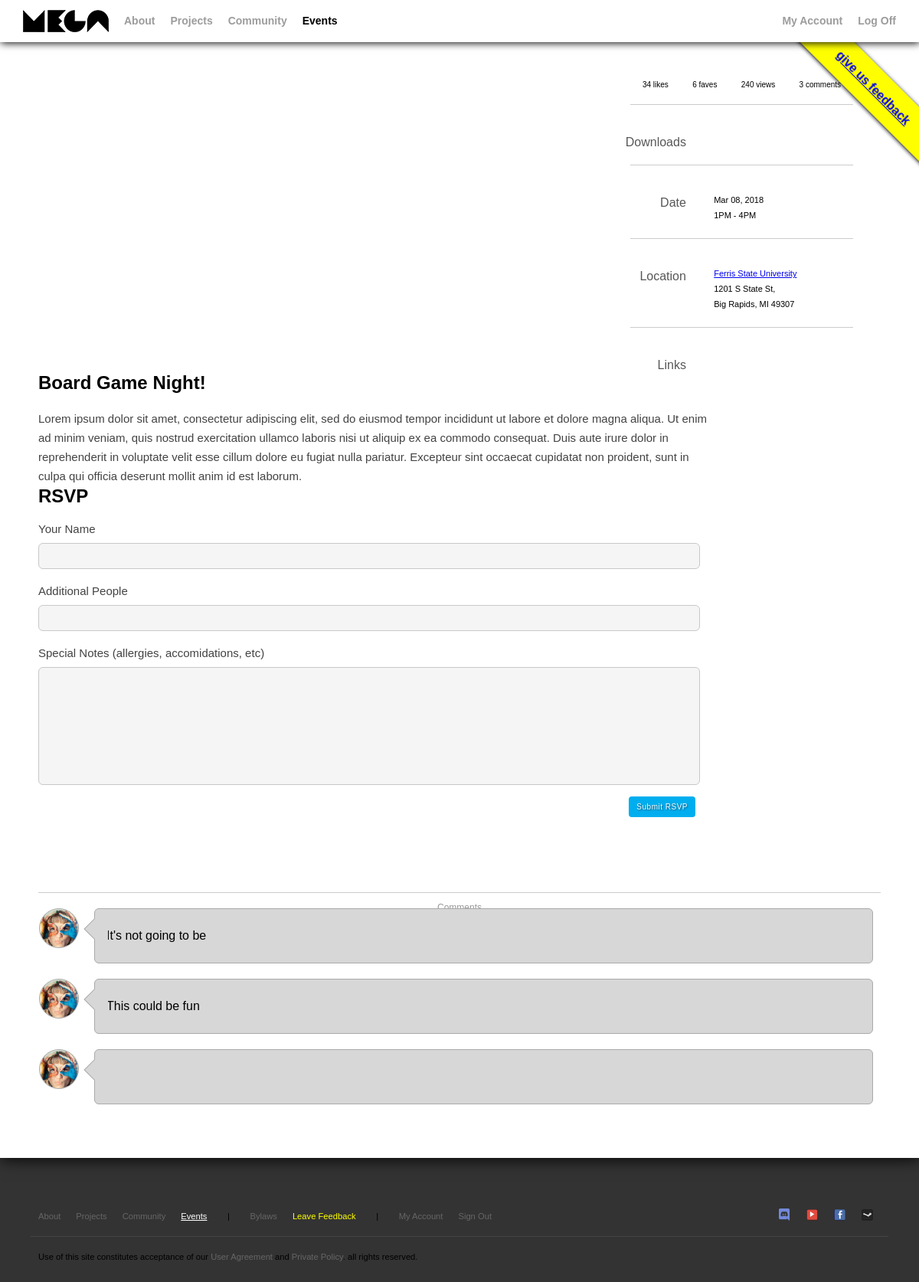
Screenshot of /event.php?id=4 (signed in) with the database file from the repository.
### tables this page shows
CREATE TABLE `events` (
  `id` int(11) NOT NULL,
  `date_start` datetime NOT NULL,
  `date_end` datetime NOT NULL,
  `title` varchar(64) NOT NULL,
  `description` text NOT NULL,
  `location` varchar(128) NOT NULL,
  `location_link` varchar(128) NOT NULL,
  `address` varchar(128) NOT NULL,
  `city_state_zip` varchar(128) NOT NULL,
  `image` varchar(255) NOT NULL
);

CREATE TABLE `comments_events` (
  `id` int(11) NOT NULL,
  `event_id` int(11) NOT NULL,
  `user_id` int(11) NOT NULL,
  `date_posted` datetime NOT NULL DEFAULT CURRENT_TIMESTAMP,
  `comment` text NOT NULL
);

### api/class.CoolDB.php (called while the page is built, shortened)
<?
class CoolDB {
    static $pdo;
    private $query = "";
    private $params = array();
    private $table;
    function connect(){
        if(empty(CoolDB::$pdo)) CoolDB::$pdo = new PDO(DB::HOST, DB::USER, DB::PASS);
        return CoolDB::$pdo ? true : false;
    }
    function clear(){
        $this->query = "";
        $this->params = array();
    }
    function table($table){
        $this->table = CoolDB::escapeField($table);
        return $this;
    }
    function select($fields = "*", bool $filterFields = true) {
        if($filterFields === true){
            if (is_string($fields)) $fields = CoolDB::escapeField($fields);
            if (empty($fields)) $fields = "*";
        }
        $this->query = "SELECT {$fields} FROM {$this->table}";
        return $this;
    }
    function where($conditions, $and = true){
        if(!empty($conditions)) {
            $this->query .= " WHERE ";
        }
        return $this;
    }
    private function fromConditions($conditions, $and = true) {
        $fields = [];
        foreach ($conditions as $field => $val) {
            $field = CoolDB::escapeField($field);
            if      ($val === null ) $fields []= " {$field} IS NULL ";
            elseif  ($val === true ) $fields []= " {$field} = TRUE ";
            elseif  ($val === false) $fields []= " {$field} = FALSE ";
            else {
                $fields []= " {$field} = ? ";
                $this->params []= $val;
            }
        }
        $glu = ($and == true) ? 'AND' : 'OR';
        $fields = implode($glu, $fields);
        $this->query .= "({$fields})";
    }
    function execute(){
        return $this->query($this->query, $this->params);
    }
    function query(string $query, array $params){
        $stmt = CoolDB::$pdo->prepare($query);
        $stmt->execute($params);
        $res = (array) $stmt->fetchAll(PDO::FETCH_ASSOC);
        return $res;
    }
    static function escapeField(string $string): string {
        $string = trim($string);
        if(preg_match('/^[a-zA-Z_][a-zA-Z0-9_]*$/', $string) === 0) return "";
        return "`{$string}`";
    }
}
?>

### api/class.User.php (called while the page is built, shortened)
<?
include_once "class.CoolDB.php";
class User {
    private static $current;
    private static function setCurrent(array $row){
        $user = $row;
        $uid = intval($user['id']);
        unset($user['hash']);
        User::$current = $user;
    }
    static function current(){
        if(!empty(User::$current)) return User::$current;
        if(array_key_exists('userid', $_SESSION)) {
            $id = intval($_SESSION['userid']);
            $db = new CoolDB();
            $res = $db->table('users')->select()->where(['id' => $id])->execute();
            if(count($res) > 0) {
                return User::$current;
            }
        }
        return null;
    }
    static function isLoggedIn():bool {
        $user = User::current();
        return (!empty($user));
    }
}
?>

### api/functions.php (called while the page is built, shortened)
<?
function get(string $str){
    if(array_key_exists($str, $_GET)) return $_GET[$str];
    return '';
}
?>

### event.php (the view, shortened to what this page needs)
<?
include_once "api/functions.php";
include_once "includes/templates.php";
include_once "api/class.CoolDB.php";
$db = new CoolDB();
$id = intval(get("id"));
$event_sql = "SELECT * FROM `events` WHERE `id` = ?";
$comment_sql = "SELECT * FROM `comments_events` WHERE `event_id` = ? ORDER BY `comments_events`.`date_posted` DESC";
$event = $db->query($event_sql, array($id));
$comments = $db->query($comment_sql, array($id));
$event = $event[0];
$sd = new DateTime($event["date_start"]);
$fsd = date_format($sd, 'M d, Y h:i');
$psd = date_parse($fsd);
$ed = new DateTime($event["date_end"]);
$fed = date_format($ed, 'M d, Y h:i');
$ped = date_parse($fed);
if($psd['year'] == $ped['year'] && $psd['month'] == $ped['month']&& $psd['day'] == $ped['day']) {
    $mdy = date_format($sd, 'M d, Y');
    $time = date_format($sd, 'gA')." - ".date_format($ed, 'gA');
} else if($psd['year'] == $ped['year'] && $psd['month'] == $ped['month']&& $psd['day'] != $ped['day']) {
    $mdy = date_format($sd, 'M d').' - '.date_format($ed, 'd').', '.date_format($sd, 'Y');
    $time = date_format($sd, 'gA')." - ".date_format($ed, 'gA');
} else if($psd['year'] == $ped['year'] && $psd['month'] != $ped['month']) {
    $mdy = date_format($sd, 'M d').' - '.date_format($ed, 'M d').', '.date_format($sd, 'Y');
    $time = date_format($sd, 'gA')." - ".date_format($ed, 'gA');
} else if($psd['year'] != $ped['year']) {
    $mdy = date_format($sd, 'M d, Y').' - '.date_format($ed, 'M d, Y');
    $time = date_format($sd, 'gA')." - ".date_format($ed, 'gA');
}
beginPage("events", "styles/event.css");
mainMenu();
?>
<div class="tray">
</div>
<div class="content">
    <aside>
        <div class="stats">
            <div>34 likes</div>
            <div>6 faves</div>
            <div>240 views</div>
            <div><?=count($comments)?> comments</div>
        </div>
        <div class="hr"></div>
        <div class="split">
            <div>Downloads</div>
        </div>
        <div class="hr"></div>
        <div class="split">
            <div>Date</div>
            <div>
                <ul>
                    <li><time><?=$mdy?></time></li>
                    <li><time><?=$time?></time></li>
                </ul>
            </div>
        </div>
        <div class="hr"></div>
        <div class="split">
            <div>Location</div>
            <div>
                <ul>
                    <?
                    if (empty($event['location_link'])) {
                        ?><li class="work"><?=$event['location']?></li><?
                    } else {
                         ?><li><a href="<?=$event['location_link']?>" class="work"><?=$event['location']?></a></li><?
                    }
                    ?>
                    <li><address><?=$event['address'].","?></address></li>
                    <li><address><?=$event['city_state_zip']?></address></li>
                </ul>
            </div>
        </div>
        <div class="hr"></div>
        <div class="split">
            <div>Links</div>
        </div>
    </aside>
    <section>
        <div class="description">
            <h1><?=$event["title"]?></h1>
            <article>
                <?=$event["description"]?>
            </article>
        </div>
    </section>
    <section>
        <div class="rsvp">
            <h1>RSVP</h1>
            <form>
                <div>
                    <h1>Your Name</h1>
                    <input type="text">
                </div>
                <div>
                    <h1>Additional People</h1>
                    <input type="text">
                </div>
                <div>
                    <h1>Special Notes (allergies, accomidations, etc)</h1>
                    <input type="text">
                </div>
                <div>
                    <button>Submit RSVP</button>
                </div>
            </form>
        </div>
    </section>
    <section>
        <div class="hr"><h3><span>Comments</span></h3></div>
        <?
        foreach ($comments as $comment) {
            comment($comment['comment']);
        }
        ?>
    </section>
</div>
<? endPage(); ?>

### includes/templates.php (shortened to what this page needs)
<?
include_once "api/class.User.php";
function beginPage(string $class = "", $css = null){
    if(is_string($css)) $css = array($css);
    ?><!doctype html><html lang="en-US">
    <head><link href="styles/main.css" rel="stylesheet">
    <? if(is_array($css)){
        foreach($css as $file){
            echo "<link href='{$file}' rel='stylesheet'>";
        }
    } ?>
    </head><body class="<? echo $class; ?>">
    <div id="bug-issues"><a href="https://github.com/nickworks/megaworks/issues" target="_blank">give us feedback</a></div>
<?}
function endPage(){
    $showProfile = User::isLoggedIn();
    ?><footer class="footer">
        <nav>
            <ul>
                <li><a class="about" href="about.php">About</a></li>
                <li><a class="projects" href="projects.php">Projects</a></li>
                <li><a class="talk" href="talk.php">Community</a></li>
                <li><a class="events" href="events.php">Events</a> </li>
                <li>|</li>
                <li><a class="bylaws" href="https://docs.google.com/document/d/1GaI0X1x5A0B0OwSkmx-xA56ebZ8_UZMd-PDjs18u9YQ/edit?usp=sharing">Bylaws</a></li>
                <li><a id="feedback" href="https://github.com/nickworks/megaworks/issues">Leave Feedback</a> </li>
                <li>|</li>
                <? if($showProfile) { ?>
                    <li><a class="profile" href="profile.php">My Account</a></li>
                    <li><a href="logout.php">Sign Out</a></li>
                <? } else { ?>
                    <li><a class="login" href="login.php">Login</a></li>
                    <li><a class="signup" href="signup.php">Sign Up</a></li>
                <? } ?>
                <li class="spacer"></li>
                <li><a class="discord" href="https://discord.gg/jySFz6V" target="_blank"><span class="hide">Discord</span></a> </li>
                <li><a class="youtube" href="https://youtu.be/cSGKClvHmrI" target="_blank"><span class="hide">Youtube</span></a></li>
                <li><a class="facebook" href="https://www.facebook.com/groups/31875193841/" target="_blank"><span class="hide">Facebook</span></a></li>
                <li><a class="steam" href="https://steamcommunity.com/groups/fsu-dagd" target="_blank"><span class="hide">Steam</span></a></li>
            </ul>
        </nav>
        <div class="hr"><h3></h3></div>
        <div class="copyright">
            <p>Use of this site constitutes acceptance of our <a href="about.php">User Agreement</a> and <a href="about.php">Private Policy</a>. all rights reserved.</p>
        </div>
        </footer>
    </body>
</html>
<?}
function mainMenu(){
$showProfile = User::isLoggedIn();
?>
<nav class="main">
    <a href="index.php"><div id="logo"></div></a>
    <ul>
        <li><a class="about" href="about.php">About</a></li>
        <li><a class="projects" href="projects.php">Projects</a></li>
        <li><a class="talk" href="talk.php">Community</a></li>
        <li><a class="events" href="events.php">Events</a></li>
        <li class="spacer"></li>
        <? if($showProfile) { ?>
            <li><a class="profile" href="profile.php">My Account</a></li>
            <li><a href="logout.php">Log Off</a></li>
        <? } else { ?>
            <li><a class="login" href="login.php">Login</a></li>
        <? } ?>
    </ul>
</nav>
<?}
function event(string $id, string $time, string $title, string $location, string $location_link, string $description, string $eventImage){?>
<?}
function comment(string $comment){?>
<div class="comment">
    <div class="avatar">
        <img src="imgs/placeholder-avatar1.jpg">
    </div>
    <div class="bubble">
        <p><?=$comment?></p>
        <div class="arrow left-top">
            <div class="blocker"></div>
        </div>
    </div>
</div>
<?}
?>

### styles/main.css (style rules this page uses)
body { margin:0; font-family:"Helvetica", "Arial", sans-serif; background:#333; }
#bug-issues { position:fixed; top:90px; right:-90px; width:300px; height:50px; background:#FF0; z-index:9998; transform:rotate(45deg); line-height:50px; text-align:center; box-shadow:0px 1px 5px #000; font-weight:bold; }
nav.main { position:fixed; left:0; top:0; width:100%; height:55px; background:#FFF; box-shadow:1px 1px 10px #000; min-width:480px; z-index:9999; }
nav.main ul { list-style:none; margin:0; padding:0; display:flex; }
nav.main li.spacer { flex-grow:1; }
nav.main ul a { line-height:55px; margin-left:20px; font-size:14px; font-weight:bold; text-decoration:none; color:#9c9c9c; }
nav.main ul li:last-child { padding-right: 30px; }
aside .split { clear:both; padding:15px 0; }
aside .split ul { margin:0; padding:0; list-style:none; line-height: 20px; }
aside .hr { width:80%; }
nav.main ul a:hover, body.about nav.main a.about, body.talk nav.main a.talk, body.projects nav.main a.projects, body.project nav.main a.projects, body.events nav.main a.events, body.event nav.main a.event, body.home nav.main a.profile, body.signup nav.main a.login, body.login nav.main a.login { color:#000; }
#logo { background:url(../imgs/logo.png); background-repeat:no-repeat; width:112px; height:29px; float:left; margin:13px 0 0 30px; }
.tray { padding:80px 0 30px; }
.avatar img { object-fit:cover; object-position:center; width:50px; height:50px; }
.content { background:#FFF; box-shadow: 1px 1px 20px #000; padding:50px 50px 50px; }
.content article { width:66%; float:left; }
.content > section { clear:both; }
.content .hr { border-bottom:1px solid #CCC; margin:0 auto 20px; padding:20px 0 0; clear:both; position:relative; }
.content aside { width:33%; float:right; font-size:11px; }
.bubble { background:#d7d7d7; border:1px solid #AAA; border-radius:6px; padding:10px; position:relative; min-height: 50px; }
.comment .bubble { margin:0 10px; padding:10px 10px 10px 15px; flex-grow:3; }
.comment p, .comment h1 { float:left; }
.comment p { clear:left; }
.bubble .arrow { position:absolute; }
.bubble .arrow.left-top { left:-10px; top:15px; }
.bubble .blocker { display:block; background:#d7d7d7; position:absolute; z-index:5; }
.bubble .left-top .blocker { width:17px; height:33px; left:10px; top:-5px; }
.avatar { width:50px; height:50px; min-width:50px; background:#d7d7d7; border-radius:50%; float:left; margin:0 10px 0 1px; border:1px solid #AAA; overflow:hidden; }
.hr h3 { font-size:12px; font-weight:normal; margin:0; text-align:center; position:absolute; top:33px; left:0; width:100%; color:#999; }
.stats { font-size:10px; padding:0 10%; display:flex; flex-direction:row; flex-wrap:nowrap; justify-content:space-around; }
.split > div { width:60%; float:left; }
.split > div:first-child { text-align:right; width:30%; margin-right:10%; color:#575757; font-size:16px; padding:5px 0 0; }
.hr h3 span { background:#FFF; padding:0 10px; }
.comment { display:flex; flex-direction:row; flex-wrap:nowrap; justify-content:space-between; margin:20px 0; }
footer.footer ul { list-style:none; padding:20px; margin:0; display:flex; }
footer.footer ul li.spacer { flex-grow:1; }
footer.footer ul li { padding:0 10px; min-width:16px; text-align:center; position:relative; }
footer.footer { padding:50px 20px; font-size:70%; }
footer.footer a { color:#666; text-decoration:none; transition:color .2s; }
footer.footer a#feedback { color: #FF0; }
footer.footer a:hover, body.about footer.footer a.about, body.talk footer.footer a.talk, body.projects footer.footer a.projects, body.events footer.footer a.events, body.home footer.footer a.profile, body.login footer.footer a.login, body.signup footer.footer a.signup, body.bylaws footer.footer a.bylaws { color:#fff; text-decoration:underline; }
.hr { border-bottom:1px solid #444; margin:0px 20px; padding:0; clear:both; }
.copyright p { margin:0 10px; }
.copyright { margin:20px; }
a.discord, a.facebook, a.youtube, a.steam { display:inline-block; background:url(../imgs/discord.ico); width:16px; height:16px; position:absolute; left:0; bottom:0; }
a.discord { background:url(../imgs/icon-discord.png); }
a.facebook { background:url(../imgs/icon-facebook.png); }
a.youtube { background:url(../imgs/icon-youtube.png); }
a.steam { background:url(../imgs/icon-steam.png); }
button { cursor: pointer; }

### rows the page displays
events: date_start "Mar 08, 2018", time "1PM - 4PM", location "Ferris State University", address "1201 S State St", city_state_zip "Big Rapids, MI 49307", title "Board Game Night!", description "Lorem ipsum dolor sit amet, consectetur adipiscing elit, sed do eiusmod tempor incididunt ut labore et dolore magna aliqua. Ut enim ad minim veniam, quis nostrud exercitation ullamco laboris nisi ut aliquip ex ea commodo consequat. Duis aute irure dolor in reprehenderit in voluptate velit esse cillum dolore eu fugiat nulla pariatur. Excepteur sint occaecat cupidatat non proident, sunt in culpa qui officia deserunt mollit anim id est laborum."
comments_events: comment "It's not going to be"
comments_events: comment "This could be fun"

### other values shown
count($comments) "3"
